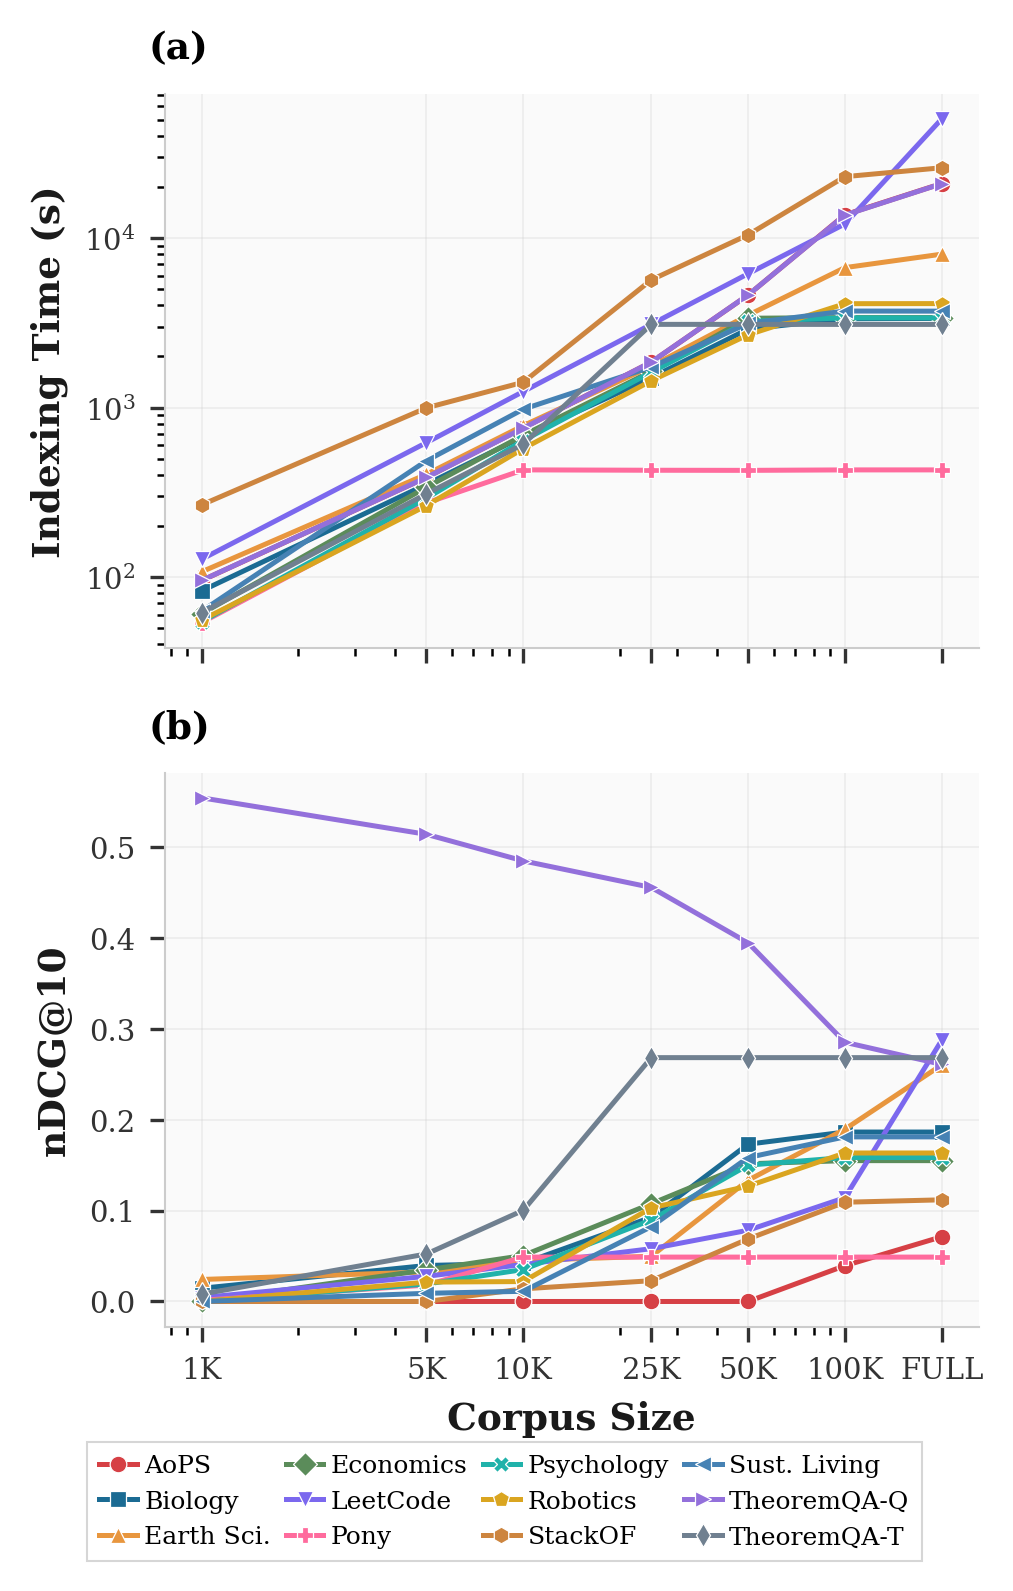

Generate this figure with Python:
#!/usr/bin/env python3
"""
Figure 4: Corpus Scaling Curves (E5 model only)

Two subplots stacked vertically:
  (a) Indexing Time (s) vs corpus size
  (b) nDCG@10 vs corpus size

Supports *_size_full and plots it AFTER 100K as an extra point labeled "FULL".
We do this by mapping "full" to a numeric x-position (FULL_X).

Structure:
  phase3_scaling/{task}_size_{N}/{task}_size_{N}_e5_long_False/
    - efficiency.json -> indexing time, query latency
    - results.json    -> nDCG@10

Usage:
  python figure4_scaling.py --base_dir /leonardo_scratch/fast/L-AUT_024/llm-retrieval/sigir_results
"""

import os
import json
import argparse
import numpy as np
import matplotlib.pyplot as plt
import matplotlib
from collections import defaultdict
from matplotlib.ticker import FixedLocator, FixedFormatter, NullFormatter

matplotlib.rcParams["font.family"] = "serif"
matplotlib.rcParams["mathtext.fontset"] = "cm"

# Put FULL after 100K on the (log) x-axis
FULL_X = 200000  # you can change to 150000 if you want it closer to 100K

CORPUS_SIZES = [1000, 5000, 10000, 25000, 50000, 100000, FULL_X]
SIZE_LABELS = ["1K", "5K", "10K", "25K", "50K", "100K", "FULL"]

TASKS = [
    "aops", "biology", "earth_science", "economics",
    "leetcode", "pony", "psychology", "robotics",
    "stackoverflow", "sustainable_living",
    "theoremqa_questions", "theoremqa_theorems",
]

TASK_DISPLAY = {
    "aops": "AoPS", "biology": "Biology", "earth_science": "Earth Sci.",
    "economics": "Economics", "leetcode": "LeetCode", "pony": "Pony",
    "psychology": "Psychology", "robotics": "Robotics",
    "stackoverflow": "StackOF", "sustainable_living": "Sust. Living",
    "theoremqa_questions": "TheoremQA-Q", "theoremqa_theorems": "TheoremQA-T",
}

TASK_COLORS = {
    "aops": "#D64045", "biology": "#1B6B93", "earth_science": "#E8963E",
    "economics": "#5B8C5A", "leetcode": "#7B68EE", "pony": "#FF6B9D",
    "psychology": "#20B2AA", "robotics": "#DAA520", "stackoverflow": "#CD853F",
    "sustainable_living": "#4682B4", "theoremqa_questions": "#9370DB",
    "theoremqa_theorems": "#708090",
}

TASK_MARKERS = {
    "aops": "o", "biology": "s", "earth_science": "^", "economics": "D",
    "leetcode": "v", "pony": "P", "psychology": "X", "robotics": "p",
    "stackoverflow": "h", "sustainable_living": "<", "theoremqa_questions": ">",
    "theoremqa_theorems": "d",
}

# ============================================================
# DATA
# ============================================================

def load_json(path):
    try:
        with open(path, "r") as f:
            return json.load(f)
    except Exception:
        return None

def discover_subfolders(path):
    if not os.path.isdir(path):
        return []
    return sorted([d for d in os.listdir(path) if os.path.isdir(os.path.join(path, d))])

def extract_scaling_data(base_dir):
    """
    Extract scaling data for E5 across all tasks and corpus sizes.
    Returns:
      {task: {size: {indexing_time, query_latency_mean, qps, ndcg10}}}
    Where size is an int x-position. "full" is mapped to FULL_X.
    """
    phase_dir = os.path.join(base_dir, "phase3_scaling")
    if not os.path.isdir(phase_dir):
        print(f"[ERROR] Missing: {phase_dir}")
        return {}

    data = defaultdict(dict)

    for size_folder in discover_subfolders(phase_dir):
        size_path = os.path.join(phase_dir, size_folder)
        parts = size_folder.rsplit("_size_", 1)
        if len(parts) != 2:
            continue
        task, size_str = parts

        # Map "full" to numeric x-position so it plots after 100K
        if size_str == "full":
            numeric_size = FULL_X
        else:
            try:
                numeric_size = int(size_str)
            except ValueError:
                continue

        # Look for e5 results inside subfolders
        for run_folder in discover_subfolders(size_path):
            if "e5" not in run_folder.lower():
                continue

            run_lower = run_folder.lower()
            if not (
                "_e5_" in run_lower
                or run_lower.endswith("_e5")
                or run_folder.startswith(f"{task}_size_{size_str}_e5")
                or run_folder.startswith(f"{task}_e5")
            ):
                continue

            run_path = os.path.join(size_path, run_folder)

            entry = {}

            # efficiency.json
            edata = load_json(os.path.join(run_path, "efficiency.json"))
            if edata:
                if "indexing" in edata:
                    entry["indexing_time"] = edata["indexing"].get("total_time_seconds", None)
                    entry["docs_per_sec"] = edata["indexing"].get("documents_per_second", None)
                if "query_latency" in edata:
                    ql = edata["query_latency"]
                    if "total" in ql:
                        entry["query_latency_mean"] = ql["total"].get("mean_ms", None)
                        entry["qps"] = ql["total"].get("qps", None)
                    elif "mean_ms" in ql:
                        entry["query_latency_mean"] = ql.get("mean_ms", None)
                        entry["qps"] = ql.get("qps", None)

            # results.json
            rdata = load_json(os.path.join(run_path, "results.json"))
            if rdata:
                entry["ndcg10"] = rdata.get("NDCG@10", None)

            if entry:
                data[task][numeric_size] = entry
                break  # found e5 for this task/size

    return dict(data)

# ============================================================
# PLOT
# ============================================================

def plot_scaling(data, output_path):
    """
    Two subplots stacked vertically:
      Top: Indexing time vs corpus size (per task)
      Bottom: nDCG@10 vs corpus size (per task)
    Includes FULL as an extra x point.
    """
    available_tasks = [t for t in TASKS if t in data]
    numeric_sizes = CORPUS_SIZES[:]  # already ordered with FULL at the end

    print(f"  Tasks with data: {available_tasks}")

    fig, (ax1, ax2) = plt.subplots(2, 1, figsize=(3.5, 5.0), sharex=True)
    fig.patch.set_facecolor("white")

    # ---- TOP: Indexing Time ----
    ax1.set_facecolor("#FAFAFA")
    for task in available_tasks:
        sizes, idx_times = [], []
        for s in numeric_sizes:
            if s in data[task] and data[task][s].get("indexing_time") is not None:
                sizes.append(s)
                idx_times.append(data[task][s]["indexing_time"])
        if sizes:
            ax1.plot(
                sizes, idx_times,
                color=TASK_COLORS.get(task, "#333"),
                marker=TASK_MARKERS.get(task, "o"),
                markersize=4,
                linewidth=1.2,
                label=TASK_DISPLAY.get(task, task),
                markeredgecolor="white",
                markeredgewidth=0.3,
            )

    ax1.set_ylabel("Indexing Time (s)", fontsize=9, fontweight="bold", color="#1a1a1a")
    ax1.tick_params(axis="both", labelsize=7, colors="#333")
    ax1.grid(True, alpha=0.3, linewidth=0.4, color="#CCC")
    ax1.set_axisbelow(True)
    for spine in ["top", "right"]:
        ax1.spines[spine].set_visible(False)
    for spine in ["bottom", "left"]:
        ax1.spines[spine].set_color("#CCC")
        ax1.spines[spine].set_linewidth(0.5)

    # ---- BOTTOM: nDCG@10 ----
    ax2.set_facecolor("#FAFAFA")
    for task in available_tasks:
        sizes, ndcg_vals = [], []
        for s in numeric_sizes:
            if s in data[task] and data[task][s].get("ndcg10") is not None:
                sizes.append(s)
                ndcg_vals.append(data[task][s]["ndcg10"])
        if sizes:
            ax2.plot(
                sizes, ndcg_vals,
                color=TASK_COLORS.get(task, "#333"),
                marker=TASK_MARKERS.get(task, "o"),
                markersize=4,
                linewidth=1.2,
                label=TASK_DISPLAY.get(task, task),
                markeredgecolor="white",
                markeredgewidth=0.3,
            )

    ax2.set_ylabel("nDCG@10", fontsize=9, fontweight="bold", color="#1a1a1a")
    ax2.set_xlabel("Corpus Size", fontsize=9, fontweight="bold", color="#1a1a1a")
    ax2.tick_params(axis="both", labelsize=7, colors="#333")
    ax2.grid(True, alpha=0.3, linewidth=0.4, color="#CCC")
    ax2.set_axisbelow(True)
    for spine in ["top", "right"]:
        ax2.spines[spine].set_visible(False)
    for spine in ["bottom", "left"]:
        ax2.spines[spine].set_color("#CCC")
        ax2.spines[spine].set_linewidth(0.5)

    
    # X-axis formatting (apply to BOTH since sharex=True)
    for ax in (ax1, ax2):
        ax.set_xscale("log")
        ax.xaxis.set_major_locator(FixedLocator(CORPUS_SIZES))
        ax.xaxis.set_major_formatter(FixedFormatter(SIZE_LABELS))
        ax.xaxis.set_minor_formatter(NullFormatter())
    ax1.set_yscale('log')

    # Shared legend below both plots
    handles, labels = ax2.get_legend_handles_labels()
    ncol = 4 if len(handles) <= 12 else 3
    legend = fig.legend(
        handles, labels,
        loc="lower center",
        bbox_to_anchor=(0.5, -0.06),
        ncol=ncol,
        fontsize=6,
        frameon=True,
        fancybox=False,
        edgecolor="#CCC",
        borderpad=0.5,
        columnspacing=0.6,
        handletextpad=0.3,
        handlelength=1.5,
    )
    legend.get_frame().set_linewidth(0.5)
    legend.get_frame().set_facecolor("white")

    # Subplot labels
    ax1.text(-0.02, 1.05, "(a)", transform=ax1.transAxes,
             fontsize=9, fontweight="bold", va="bottom")
    ax2.text(-0.02, 1.05, "(b)", transform=ax2.transAxes,
             fontsize=9, fontweight="bold", va="bottom")

    plt.tight_layout()
    pdf_path = output_path if output_path.endswith(".pdf") else output_path + ".pdf"
    png_path = pdf_path.replace(".pdf", ".png")
    plt.savefig(pdf_path, dpi=300, bbox_inches="tight", facecolor="white")
    plt.savefig(png_path, dpi=300, bbox_inches="tight", facecolor="white")
    print(f"[OK] Saved: {pdf_path}")
    print(f"[OK] Saved: {png_path}")

# ============================================================
# MAIN
# ============================================================

def main():
    parser = argparse.ArgumentParser(description="Figure 4: Corpus Scaling Curves (+ FULL after 100K)")
    parser.add_argument(
        "--base_dir", type=str,
        default="/leonardo_scratch/fast/L-AUT_024/llm-retrieval/sigir_results",
        help="Path to sigir_results directory",
    )
    parser.add_argument("--output", type=str, default="figure4_scaling.pdf")
    args = parser.parse_args()

    print(f"Base dir: {args.base_dir}")
    print("=" * 60)

    print("\nExtracting scaling data for E5 from phase3_scaling...")
    data = extract_scaling_data(args.base_dir)

    print(f"\nFound {len(data)} tasks:")
    for task in sorted(data.keys()):
        sizes = sorted([s for s in data[task].keys() if isinstance(s, int)])
        show_sizes = [("FULL" if s == FULL_X else str(s)) for s in sizes]
        print(f"  {task}: sizes = {show_sizes}")
        for s in sizes:
            entry = data[task][s]
            idx_t = entry.get("indexing_time", "?")
            lat = entry.get("query_latency_mean", "?")
            ndcg = entry.get("ndcg10", "?")
            size_name = "FULL" if s == FULL_X else str(s)

            if isinstance(idx_t, float):
                idx_t = f"{idx_t:.1f}s"
            if isinstance(lat, float):
                lat = f"{lat:.1f}ms"
            if isinstance(ndcg, float):
                ndcg = f"{ndcg:.4f}"

            print(f"    {size_name:>7}: idx={idx_t}, lat={lat}, nDCG@10={ndcg}")

    print(f"\n{'=' * 60}")
    plot_scaling(data, args.output)

    # Dump
    summary_path = args.output.replace(".pdf", "_data.json")
    dump = {}
    for task, sizes in data.items():
        dump[task] = {}
        for s, entry in sizes.items():
            key = "full" if s == FULL_X else str(s)
            dump[task][key] = {k: round(v, 4) if isinstance(v, float) else v
                               for k, v in entry.items()}

    with open(summary_path, "w") as f:
        json.dump(dump, f, indent=2)
    print(f"[OK] Data: {summary_path}")

if __name__ == "__main__":
    main()
